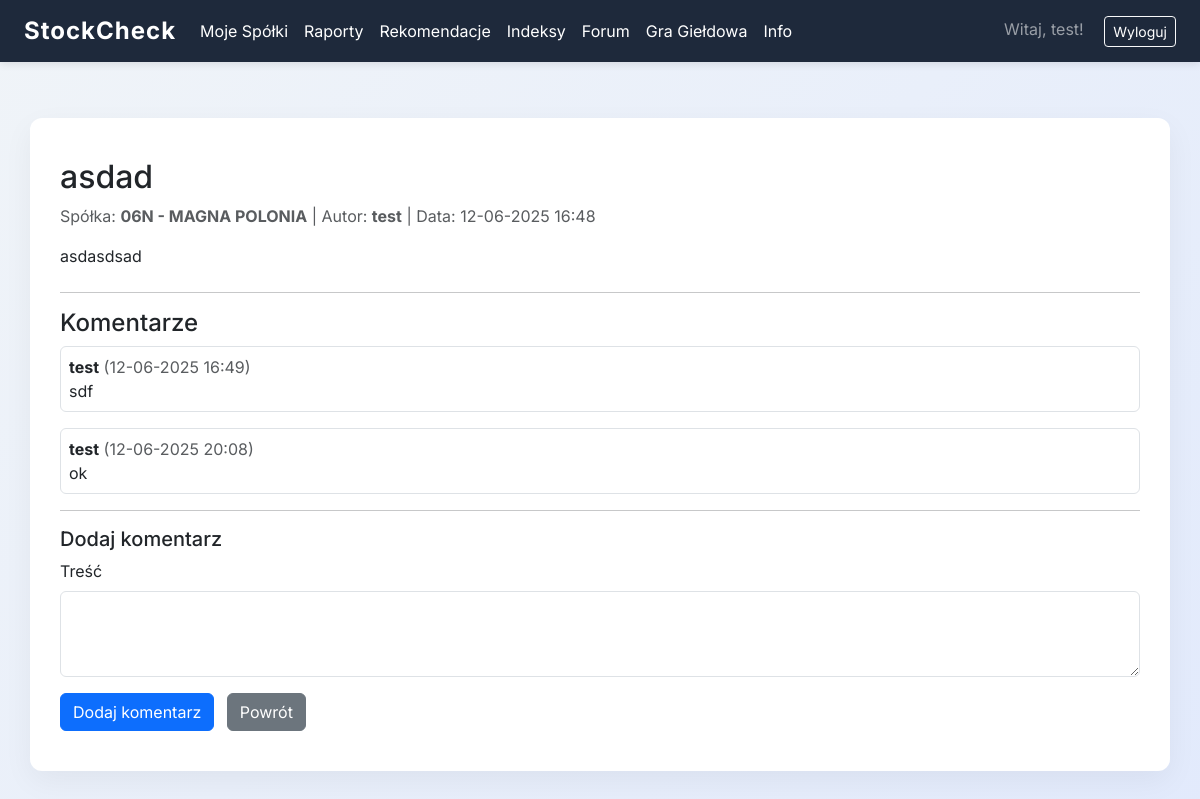
The page /forum/post/1 (signed in) on the database as committed earlier.
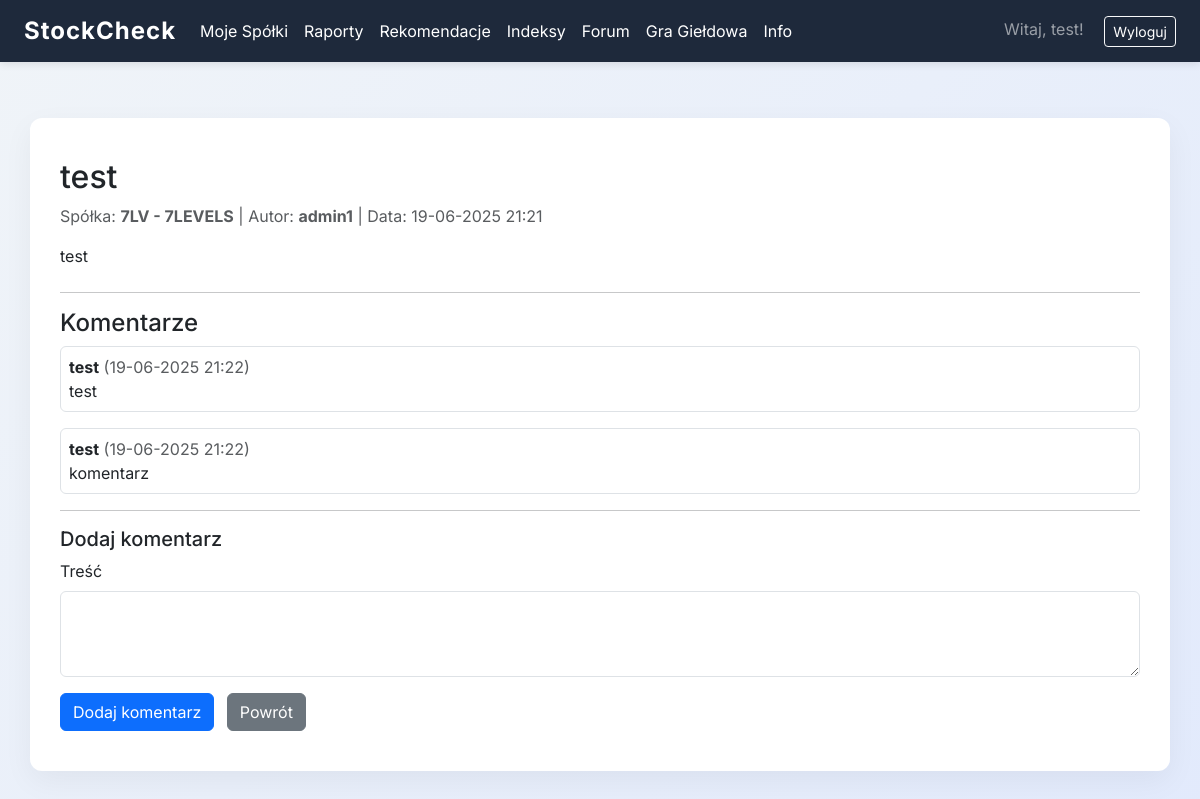
The same page on the database as committed later.
### myproject/forum/models.py (models this page shows, shortened)
class Post(db.Model):
    id = db.Column(db.Integer, primary_key=True)
    user_id = db.Column(db.Integer, db.ForeignKey('users.id'), nullable=False)
    company_id = db.Column(db.Integer, db.ForeignKey('company.id'), nullable=False)
    title = db.Column(db.String(200), nullable=False)
    content = db.Column(db.Text, nullable=False)
    created_at = db.Column(db.DateTime, default=datetime.utcnow)
    user = db.relationship('User', backref=db.backref('posts', lazy=True))
    company = db.relationship('Company', backref=db.backref('posts', lazy=True))

class Comment(db.Model):
    id = db.Column(db.Integer, primary_key=True)
    post_id = db.Column(db.Integer, db.ForeignKey('post.id'), nullable=False)
    user_id = db.Column(db.Integer, db.ForeignKey('users.id'), nullable=False)
    content = db.Column(db.Text, nullable=False)
    created_at = db.Column(db.DateTime, default=datetime.utcnow)
    user = db.relationship('User', backref=db.backref('comments', lazy=True))
    post = db.relationship('Post', backref=db.backref('comments', lazy=True, cascade="all, delete-orphan"))

### myproject/companies/models.py (models this page shows, shortened)
class Company(db.Model):
    id = db.Column(db.Integer, primary_key=True)
    ticker = db.Column(db.String(10), unique=True, nullable=False)
    name = db.Column(db.String(100), nullable=False)
    industry_id = db.Column(db.Integer, db.ForeignKey('industry.id'))
    market = db.Column(db.String(100), nullable=True)
    industry = db.relationship('Industry', backref=db.backref('companies', lazy=True))
    indices = db.relationship('Index', secondary=company_index, backref=db.backref('companies', lazy='dynamic'))

### myproject/auth/models.py (models this page shows, shortened)
class User(UserMixin, db.Model):
    __tablename__ = 'users'
    id = db.Column(db.Integer, primary_key=True)
    email = db.Column(db.String(64), unique=True, index=True)
    username = db.Column(db.String(64), unique=True, index=True)
    password_hash = db.Column(db.String(128))
    role = db.Column(db.String(20), default="user")  # "user" lub "admin"
    companies = db.relationship('UserCompany', backref='owner', lazy=True)
    portfolio = db.relationship('GamePortfolio', backref='user', uselist=False)

### myproject/forum/views.py (the view, shortened to what this page needs)
@forum.route('/post/<int:post_id>', methods=['GET', 'POST'])
@login_required
def post_detail(post_id):
    post = Post.query.get_or_404(post_id)
    form = CommentForm()
    return render_template('forum/post_detail.html', post=post, form=form)

### myproject/forum/forms.py
class CommentForm(FlaskForm):
    content = TextAreaField('Treść', validators=[DataRequired()])
    submit = SubmitField('Dodaj komentarz')

### myproject/templates/forum/post_detail.html (shortened to what this page needs)
{% extends 'base.html' %}
{% block content %}
<h2>{{ post.title }}</h2>
<p class="text-muted">Spółka: <b>{{ post.company.ticker }} - {{ post.company.name }}</b> | Autor: <b>{{ post.user.username }}</b> | Data: {{ post.created_at.strftime('%d-%m-%Y %H:%M') }}</p>
<div class="mb-4">{{ post.content }}</div>
<hr>
<h4>Komentarze</h4>
{% for comment in post.comments %}
    <div class="mb-3 p-2 border rounded">
        <b>{{ comment.user.username }}</b> <span class="text-muted">({{ comment.created_at.strftime('%d-%m-%Y %H:%M') }})</span><br>
        {{ comment.content }}
    </div>
{% else %}
    <p class="text-muted">Brak komentarzy.</p>
{% endfor %}
<hr>
<h5>Dodaj komentarz</h5>
<form method="post">
    <div class="mb-3">
        {{ form.content.label(class="form-label") }}
        {{ form.content(class="form-control", rows=3) }}
    </div>
    <button type="submit" class="btn btn-primary">Dodaj komentarz</button>
    <a href="{{ url_for('forum.forum_main') }}" class="btn btn-secondary ms-2">Powrót</a>
</form>
{% endblock %}

### myproject/templates/base.html (shortened to what this page needs)
<!DOCTYPE html>
<html lang="pl">
<head>
    <link href="https://cdn.jsdelivr.net/npm/bootstrap@5.3.3/dist/css/bootstrap.min.css" rel="stylesheet">
    <link href="https://cdnjs.cloudflare.com/ajax/libs/font-awesome/6.0.0/css/all.min.css" rel="stylesheet">
</head>
<body>
    <nav class="navbar navbar-expand-lg fixed-top navbar-dark">
        <div class="container-fluid px-4">
            <a class="navbar-brand" href="{{ url_for('companies.list_companies') if current_user.is_authenticated else url_for('core.index') }}">StockCheck</a>
            <div class="collapse navbar-collapse" id="navbarNav">
                <ul class="navbar-nav me-auto">
                    {% if current_user.is_authenticated %}
                        <li class="nav-item">
                            <a class="nav-link" href="{{ url_for('companies.list_companies') }}">Moje Spółki</a>
                        </li>
                        <li class="nav-item">
                            <a class="nav-link" href="{{ url_for('reports.all_reports') }}">Raporty</a>
                        </li>
                        <li class="nav-item">
                            <a class="nav-link" href="{{ url_for('recommendations.all_recommendations') }}">Rekomendacje</a>
                        </li>
                        <li class="nav-item">
                                <a class="nav-link" href="{{ url_for('indices.indices_list') }}">Indeksy</a>
                        </li>
                        <li class="nav-item">
                            <a class="nav-link" href="{{ url_for('forum.forum_main') }}">Forum</a>
                        </li>
                        <li class="nav-item">
                            <a class="nav-link" href="{{ url_for('stock_game.portfolio') }}">Gra Giełdowa</a>
                        </li>
                        <li class="nav-item">
                            <a class="nav-link" href="{{ url_for('core.info') }}">Info</a>
                        </li>
                    {% endif %}
                </ul>
                <div class="ms-auto">
                    {% if current_user.is_authenticated %}
                        <span class="navbar-text me-3">Witaj, {{ current_user.username }}!</span>
                        <a class="btn btn-outline-light btn-sm" href="{{ url_for('auth.logout') }}">Wyloguj</a>
                    {% else %}
                        <a class="btn btn-outline-light btn-sm me-2" href="{{ url_for('auth.login') }}">Zaloguj</a>
                        <a class="btn btn-outline-light btn-sm me-2" href="{{ url_for('auth.register') }}">Zarejestruj</a>
                    {% endif %}
                </div>
            </div>
        </div>
    </nav>
    <div class="container my-5">
        {% block content %}{% endblock %}
    </div>
</body>
</html>

Rows that differ between the two databases and show on the page:
no longer on this page (row unchanged): Company: company.ticker "06N", company.name "MAGNA POLONIA"
changed Post: title "asdad" → "test"; created_at "12-06-2025 16:48" → "19-06-2025 21:21"; content "asdasdsad" → "test"
now on this page (row unchanged): Company: company.ticker "7LV", company.name "7LEVELS"
now on this page (row unchanged): User: user.username "admin1"
changed Comment (number 1 of 2 on the later page): created_at "12-06-2025 16:49" → "19-06-2025 21:22"; content "sdf" → "test"
changed Comment: created_at "12-06-2025 20:08" → "19-06-2025 21:22"; content "ok" → "komentarz"
Other text that changed with them:
{{ post.user.username }}: "test" → "admin1"
